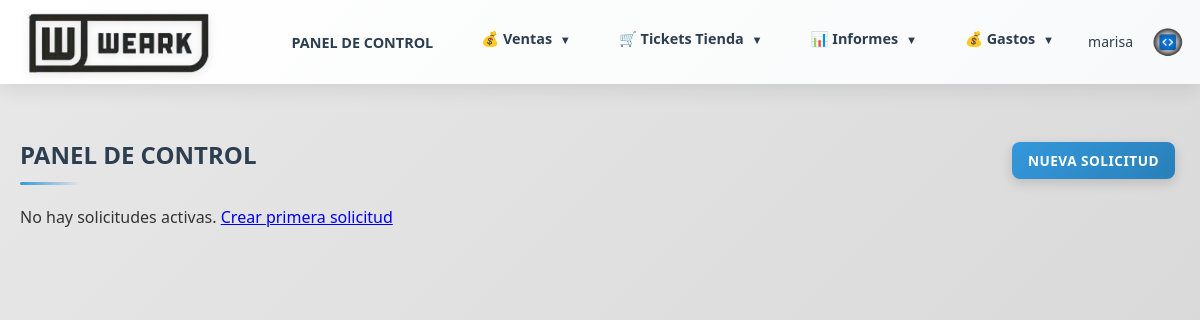
Before: / (signed in) with the older database file.
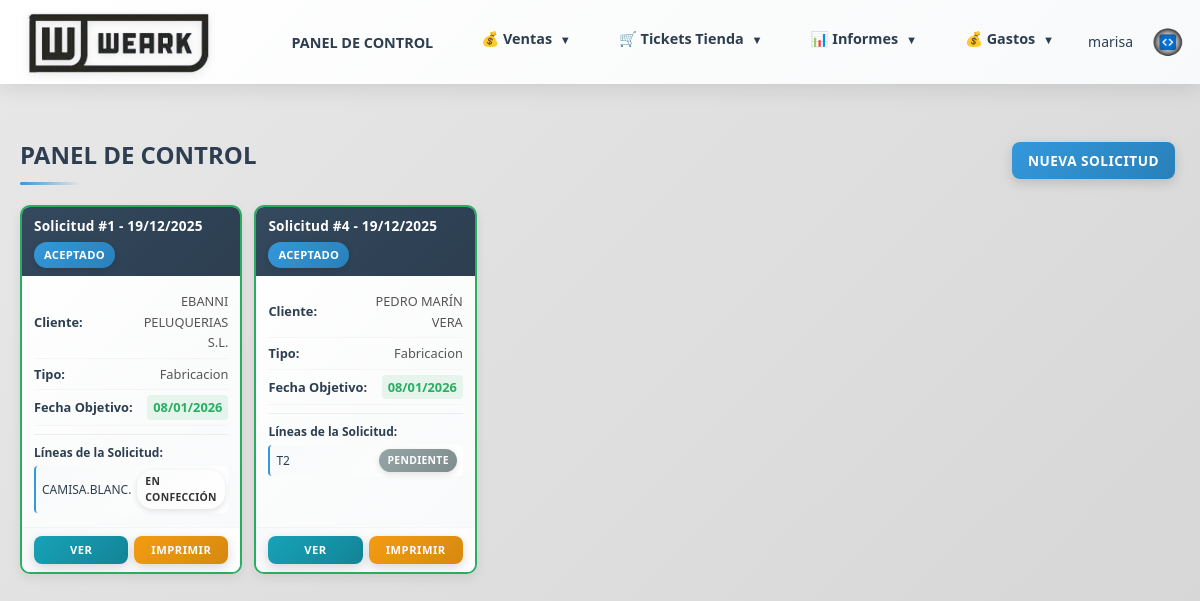
After: the same page with the newer database file.
### models.py (models this page shows, shortened)
class Presupuesto(db.Model):
    __tablename__ = 'presupuestos'
    id = db.Column(db.Integer, primary_key=True)
    comercial_id = db.Column(db.Integer, db.ForeignKey('comerciales.id'), nullable=False)
    cliente_id = db.Column(db.Integer, db.ForeignKey('clientes.id'), nullable=False)
    tipo_pedido = db.Column(db.String(50), nullable=False)  # confeccion, bordado, serigrafia, sublimacion, varios
    estado = db.Column(db.String(50), nullable=False, default='presupuesto')  # presupuesto, aceptado, diseño, diseño finalizado, en preparacion, todo listo, enviado, entregado al cliente, pedido rechazado
    forma_pago = db.Column(db.Text)
    imagen_diseno = db.Column(db.String(255))
    imagen_portada = db.Column(db.String(255))  # Imagen de portada (primera página)
    imagen_adicional_1 = db.Column(db.String(255))  # Imagen adicional 1 (segunda página)
    descripcion_imagen_1 = db.Column(db.Text)  # Descripción de imagen adicional 1
    imagen_adicional_2 = db.Column(db.String(255))  # Imagen adicional 2 (segunda página)
    descripcion_imagen_2 = db.Column(db.Text)  # Descripción de imagen adicional 2
    imagen_adicional_3 = db.Column(db.String(255))  # Imagen adicional 3 (segunda página)
    descripcion_imagen_3 = db.Column(db.Text)  # Descripción de imagen adicional 3
    imagen_adicional_4 = db.Column(db.String(255))  # Imagen adicional 4 (segunda página)
    descripcion_imagen_4 = db.Column(db.Text)  # Descripción de imagen adicional 4
    imagen_adicional_5 = db.Column(db.String(255))  # Imagen adicional 5 (segunda página)
    descripcion_imagen_5 = db.Column(db.Text)  # Descripción de imagen adicional 5
    seguimiento = db.Column(db.Text)
    fecha_presupuesto = db.Column(db.Date)  # Fecha cuando se marcó como presupuesto (usa fecha_creacion si no existe)
    fecha_aceptado = db.Column(db.Date)  # Fecha cuando se aceptó
    fecha_diseno = db.Column(db.Date)  # Fecha cuando se marcó como diseño
    fecha_diseno_finalizado = db.Column(db.Date)  # Fecha cuando se finalizó el diseño
    fecha_en_preparacion = db.Column(db.Date)  # Fecha cuando se marcó como en preparación
    fecha_todo_listo = db.Column(db.Date)  # Fecha cuando se marcó como todo listo
    fecha_enviado = db.Column(db.Date)  # Fecha cuando se envió
    fecha_entregado_cliente = db.Column(db.Date)  # Fecha cuando se entregó al cliente
    fecha_rechazado = db.Column(db.Date)  # Fecha cuando se rechazó
    fecha_aceptacion = db.Column(db.Date)  # Alias de fecha_aceptado para compatibilidad
    fecha_objetivo = db.Column(db.Date)  # Fecha objetivo de entrega
    fecha_entrega_trabajo = db.Column(db.Date)
    fecha_envio_taller = db.Column(db.Date)
    fecha_entrega_bordados = db.Column(db.Date)
    fecha_entrega_cliente = db.Column(db.Date)
    fecha_pendiente_enviar = db.Column(db.Date)  # Deprecated: usar fecha_presupuesto
    fecha_envio = db.Column(db.Date)  # Deprecated: usar fecha_enviado
    fecha_respuesta = db.Column(db.Date)  # Deprecated: usar fecha_aceptado o fecha_rechazado
    fecha_creacion = db.Column(db.DateTime, default=datetime.utcnow)
    lineas = db.relationship('LineaPresupuesto', backref='presupuesto', lazy=True, cascade='all, delete-orphan')

class Cliente(db.Model, UserMixin):
    __tablename__ = 'clientes'
    id = db.Column(db.Integer, primary_key=True)
    nombre = db.Column(db.String(200), nullable=False)
    alias = db.Column(db.String(200))  # Alias o nombre alternativo
    nif = db.Column(db.String(20))  # NIF/CIF del cliente
    direccion = db.Column(db.Text)
    poblacion = db.Column(db.String(100))  # Población
    provincia = db.Column(db.String(100))  # Provincia
    codigo_postal = db.Column(db.String(10))  # Código Postal
    pais = db.Column(db.String(100), default='España')  # País
    telefono = db.Column(db.String(50))  # Teléfono fijo
    movil = db.Column(db.String(50))  # Teléfono móvil
    email = db.Column(db.String(100))
    categoria = db.Column(db.String(50))  # Categoría: hosteleria, clinica, colegio, emerita, carnaval, transporte, varios
    personas_contacto = db.Column(db.Text)  # Personas de contacto
    anotaciones = db.Column(db.Text)  # Anotaciones adicionales
    usuario_web = db.Column(db.String(80), unique=True, nullable=True)  # Usuario para acceso web
    password_hash = db.Column(db.String(255), nullable=True)  # Contraseña hash
    fecha_creacion = db.Column(db.DateTime, default=datetime.utcnow)
    fecha_alta = db.Column(db.Date)  # Fecha de alta del cliente
    ultimo_acceso = db.Column(db.DateTime)
    comercial_id = db.Column(db.Integer, db.ForeignKey('comerciales.id'), nullable=True)
    comercial = db.relationship('Comercial', backref='clientes_asignados', lazy=True)
    pedidos = db.relationship('Pedido', backref='cliente', lazy=True)
    presupuestos = db.relationship('Presupuesto', backref='cliente', lazy=True)

class LineaPresupuesto(db.Model):
    __tablename__ = 'lineas_presupuesto'
    id = db.Column(db.Integer, primary_key=True)
    presupuesto_id = db.Column(db.Integer, db.ForeignKey('presupuestos.id'), nullable=False)
    prenda_id = db.Column(db.Integer, db.ForeignKey('prendas.id'), nullable=False)
    nombre = db.Column(db.String(200), nullable=False)  # Mantenido para compatibilidad, no se usa en la UI
    cargo = db.Column(db.String(100))  # Mantenido para compatibilidad, no se usa en la UI
    nombre_mostrar = db.Column(db.String(200), nullable=True)  # Nombre para mostrar al cliente
    cantidad = db.Column(db.Integer, nullable=False, default=1)
    color = db.Column(db.String(50))
    forma = db.Column(db.String(100))
    tipo_manda = db.Column(db.String(100))
    sexo = db.Column(db.String(20))  # Masculino, Femenino, Unisex
    talla = db.Column(db.String(20))
    tejido = db.Column(db.String(100))
    precio_unitario = db.Column(db.Numeric(10, 2), nullable=True)  # Precio unitario de la línea
    descuento = db.Column(db.Numeric(5, 2), nullable=False, default=0)  # Porcentaje de descuento (0-100)
    precio_final = db.Column(db.Numeric(10, 2), nullable=True)  # Precio unitario con descuento aplicado
    estado = db.Column(db.String(50), nullable=False, default='pendiente')  # pendiente, en confección, en bordado, listo

class Prenda(db.Model):
    __tablename__ = 'prendas'
    id = db.Column(db.Integer, primary_key=True)
    nombre = db.Column(db.String(200), nullable=False)
    tipo = db.Column(db.String(50), nullable=False)  # pantalon, camisa, zapato, camiseta, etc.
    precio_coste = db.Column(db.Numeric(10, 2), nullable=False, default=0)  # Precio de coste
    precio_venta = db.Column(db.Numeric(10, 2), nullable=False, default=0)  # Precio de venta
    lineas_pedido = db.relationship('LineaPedido', backref='prenda', lazy=True)
    lineas_presupuesto = db.relationship('LineaPresupuesto', backref='prenda', lazy=True)

### routes/index.py (the view)
@index_bp.route('/')
@login_required
def index():
    try:
        from sqlalchemy.orm import joinedload
        from models import LineaPresupuesto
        from sqlalchemy import or_
        estados_mostrar = ['aceptado', 'diseño', 'diseño finalizado', 'en preparacion', 'todo listo', 'enviado']
        solicitudes = Presupuesto.query.filter(
            Presupuesto.estado.in_(estados_mostrar)
        ).options(
            joinedload(Presupuesto.cliente),
            joinedload(Presupuesto.lineas).joinedload(LineaPresupuesto.prenda)
        ).all()
        hoy = datetime.now().date()
        from extensions import db
        necesita_commit = False
        for solicitud in solicitudes:
            if solicitud.fecha_aceptado and not solicitud.fecha_objetivo:
                solicitud.fecha_objetivo = solicitud.fecha_aceptado + timedelta(days=20)
                necesita_commit = True
            if solicitud.fecha_objetivo:
                dias_restantes = (solicitud.fecha_objetivo - hoy).days
                if dias_restantes <= 5:
                    solicitud.fecha_class = 'urgente'
                elif dias_restantes <= 10:
                    solicitud.fecha_class = 'proxima'
                else:
                    solicitud.fecha_class = 'ok'
            else:
                solicitud.fecha_class = ''
        if necesita_commit:
            try:
                db.session.commit()
            except Exception as e:
                db.session.rollback()
                print(f"Error al guardar fechas objetivo: {e}")
        solicitudes.sort(key=lambda s: (
            s.fecha_objetivo if s.fecha_objetivo else datetime.max.date(),
            s.fecha_aceptado if s.fecha_aceptado else datetime.max.date()
        ))
        return render_template('index.html', solicitudes=solicitudes)
    except Exception as e:
        import traceback
        error_msg = f"Error en index: {str(e)}\n{traceback.format_exc()}"
        print(error_msg)
        flash(f'Error al cargar el panel de control: {str(e)}', 'error')
        return render_template('index.html', solicitudes=[])

### app.py (called while the page is built)
@login_manager.user_loader
def load_user(user_id):
    from models import Usuario, Cliente
    if user_id.startswith('cliente_'):
        cliente_id = int(user_id.replace('cliente_', ''))
        cliente = Cliente.query.get(cliente_id)
        if cliente and cliente.tiene_acceso_web():
            return cliente
        return None
    else:
        return Usuario.query.get(int(user_id))

### models.py (called while the page is built)
    def is_supervisor(self):
        return self.rol == 'supervisor'

### templates/index.html (shortened to what this page needs)
{% extends "base.html" %}
{% block content %}
<div style="display: flex; align-items: center; justify-content: space-between; margin-bottom: 20px; flex-wrap: wrap; gap: 15px;">
    <h2 style="font-size: 1.5rem; margin: 0;">PANEL DE CONTROL</h2>
    <div style="display: flex; gap: 10px; flex-wrap: wrap;">
        <a href="{{ url_for('solicitudes.nueva_solicitud') }}" class="btn btn-primary" style="padding: 8px 16px; font-size: 0.85rem;">Nueva Solicitud</a>
    </div>
</div>
{% if solicitudes %}
<div class="pedidos-grid">
    {% for solicitud in solicitudes %}
    <div class="pedido-card {% if solicitud.fecha_class %}pedido-{{ solicitud.fecha_class }}{% endif %}">
        <div class="pedido-card-header">
            <div class="pedido-id">
                Solicitud #{{ solicitud.id }}{% if solicitud.fecha_aceptado %} - {{ solicitud.fecha_aceptado.strftime('%d/%m/%Y') }}{% endif %}
            </div>
            <span class="badge badge-estado-{{ solicitud.estado|lower|replace(' ', '-') }}">{{ solicitud.estado|title }}</span>
        </div>
        <div class="pedido-card-body">
            <div class="pedido-info-item">
                <strong>Cliente:</strong>
                <span>{{ solicitud.cliente.nombre if solicitud.cliente else 'N/A' }}</span>
            </div>
            <div class="pedido-info-item">
                <strong>Tipo:</strong>
                <span>{{ solicitud.tipo_pedido|title }}</span>
            </div>
            <div class="pedido-info-item">
                <strong>Fecha Objetivo:</strong>
                <span>
                    {% if solicitud.fecha_objetivo %}
                        <span class="fecha-objetivo {{ solicitud.fecha_class }}">
                            {{ solicitud.fecha_objetivo.strftime('%d/%m/%Y') }}
                        </span>
                    {% else %}
                        -
                    {% endif %}
                </span>
            </div>
            {% if solicitud.lineas %}
            <div class="pedido-lineas-container">
                <strong>Líneas de la Solicitud:</strong>
                <ul class="pedido-lineas-list">
                    {% for linea in solicitud.lineas %}
                    <li class="linea-item">
                        <span class="linea-nombre">{{ linea.prenda.nombre if linea.prenda else 'N/A' }}</span>
                        <span class="badge badge-estado-linea badge-estado-{{ linea.estado|lower|replace(' ', '-') }}">{{ linea.estado|title }}</span>
                    </li>
                    {% endfor %}
                </ul>
            </div>
            {% endif %}
        </div>
        <div class="pedido-card-actions">
            <a href="{{ url_for('solicitudes.ver_solicitud', solicitud_id=solicitud.id) }}" class="btn btn-info">Ver</a>
            <a href="{{ url_for('solicitudes.descargar_pdf_solicitud', solicitud_id=solicitud.id) }}" class="btn btn-warning" target="_blank">Imprimir</a>
        </div>
    </div>
    {% endfor %}
</div>
{% else %}
<p>No hay solicitudes activas. <a href="{{ url_for('solicitudes.nueva_solicitud') }}">Crear primera solicitud</a></p>
{% endif %}
{% endblock %}

Changed rows visible on the page:
now on this page (row edited): Presupuesto: id "1", fecha_aceptado "19/12/2025", estado "ACEPTADO", cliente "EBANNI PELUQUERIAS S.L.", tipo_pedido "Fabricacion", fecha_objetivo "08/01/2026"
now on this page (row edited): LineaPresupuesto: prenda "CAMISA.BLANC.", estado "EN CONFECCIÓN", shown under "1"
added Presupuesto: id "4", fecha_aceptado "19/12/2025", estado "ACEPTADO", cliente "PEDRO MARÍN VERA", tipo_pedido "Fabricacion", fecha_objetivo "08/01/2026"
added LineaPresupuesto: prenda "T2", estado "PENDIENTE", shown under "4"
Other visible differences:
text no longer shown: "No hay solicitudes activas. Crear primera solicitud"
